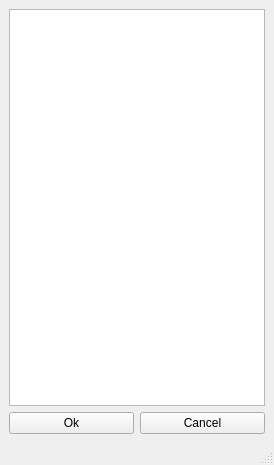
<?xml version="1.0" encoding="UTF-8"?>
<ui version="4.0">
 <class>MainWindow</class>
 <widget class="QMainWindow" name="MainWindow">
  <property name="geometry">
   <rect>
    <x>0</x>
    <y>0</y>
    <width>274</width>
    <height>465</height>
   </rect>
  </property>
  <property name="windowTitle">
   <string>MainWindow</string>
  </property>
  <widget class="QWidget" name="centralwidget">
   <layout class="QVBoxLayout" name="verticalLayout">
    <item>
     <widget class="QListWidget" name="listWidget"/>
    </item>
    <item>
     <layout class="QHBoxLayout" name="horizontalLayout">
      <item>
       <widget class="QPushButton" name="pushButton_2">
        <property name="text">
         <string>Ok</string>
        </property>
       </widget>
      </item>
      <item>
       <widget class="QPushButton" name="pushButton">
        <property name="text">
         <string>Cancel</string>
        </property>
       </widget>
      </item>
     </layout>
    </item>
   </layout>
  </widget>
  <widget class="QStatusBar" name="statusbar"/>
 </widget>
 <resources/>
 <connections/>
</ui>
